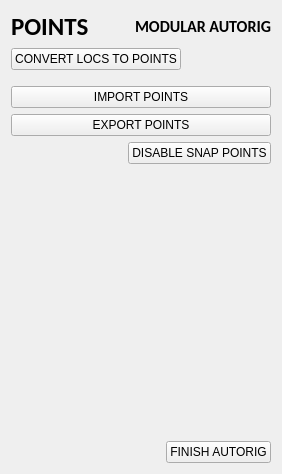
      <widget class="QWidget" name="points">
       <attribute name="title">
        <string>Points</string>
       </attribute>
       <layout class="QVBoxLayout" name="verticalLayout_6">
        <item>
         <layout class="QHBoxLayout" name="horizontalLayout_99">
          <item>
           <widget class="QLabel" name="label_67">
            <property name="font">
             <font>
              <family>Calibri</family>
              <pointsize>19</pointsize>
              <weight>75</weight>
              <bold>true</bold>
             </font>
            </property>
            <property name="text">
             <string>POINTS</string>
            </property>
           </widget>
          </item>
          <item>
           <spacer name="horizontalSpacer_111">
            <property name="orientation">
             <enum>Qt::Horizontal</enum>
            </property>
            <property name="sizeHint" stdset="0">
             <size>
              <width>40</width>
              <height>20</height>
             </size>
            </property>
           </spacer>
          </item>
          <item>
           <widget class="QLabel" name="label_69">
            <property name="font">
             <font>
              <family>Calibri</family>
              <pointsize>12</pointsize>
              <weight>75</weight>
              <bold>true</bold>
             </font>
            </property>
            <property name="text">
             <string>MODULAR AUTORIG</string>
            </property>
           </widget>
          </item>
         </layout>
        </item>
        <item>
         <layout class="QVBoxLayout" name="verticalLayout_5">
          <item>
           <layout class="QHBoxLayout" name="horizontalLayout_8">
            <item>
             <widget class="QPushButton" name="pushButtonConvertLocsPoints">
              <property name="text">
               <string>CONVERT LOCS TO POINTS</string>
              </property>
             </widget>
            </item>
            <item>
             <spacer name="horizontalSpacer_8">
              <property name="orientation">
               <enum>Qt::Horizontal</enum>
              </property>
              <property name="sizeHint" stdset="0">
               <size>
                <width>40</width>
                <height>20</height>
               </size>
              </property>
             </spacer>
            </item>
           </layout>
          </item>
          <item>
           <spacer name="verticalSpacer_4">
            <property name="orientation">
             <enum>Qt::Vertical</enum>
            </property>
            <property name="sizeType">
             <enum>QSizePolicy::Fixed</enum>
            </property>
            <property name="sizeHint" stdset="0">
             <size>
              <width>20</width>
              <height>10</height>
             </size>
            </property>
           </spacer>
          </item>
          <item>
           <widget class="QPushButton" name="pushButtonImportPoints">
            <property name="text">
             <string>IMPORT POINTS</string>
            </property>
           </widget>
          </item>
          <item>
           <widget class="QPushButton" name="pushButtonExportPoints">
            <property name="text">
             <string>EXPORT POINTS</string>
            </property>
           </widget>
          </item>
         </layout>
        </item>
        <item>
         <layout class="QHBoxLayout" name="horizontalLayout_10">
          <item>
           <spacer name="horizontalSpacer_10">
            <property name="orientation">
             <enum>Qt::Horizontal</enum>
            </property>
            <property name="sizeHint" stdset="0">
             <size>
              <width>40</width>
              <height>20</height>
             </size>
            </property>
           </spacer>
          </item>
          <item>
           <widget class="QPushButton" name="pushButtonDisableSnapPoints">
            <property name="text">
             <string>DISABLE SNAP POINTS</string>
            </property>
           </widget>
          </item>
         </layout>
        </item>
        <item>
         <spacer name="verticalSpacer_3">
          <property name="orientation">
           <enum>Qt::Vertical</enum>
          </property>
          <property name="sizeHint" stdset="0">
           <size>
            <width>20</width>
            <height>271</height>
           </size>
          </property>
         </spacer>
        </item>
        <item>
         <layout class="QHBoxLayout" name="horizontalLayout_7">
          <item>
           <spacer name="horizontalSpacer_7">
            <property name="orientation">
             <enum>Qt::Horizontal</enum>
            </property>
            <property name="sizeHint" stdset="0">
             <size>
              <width>40</width>
              <height>20</height>
             </size>
            </property>
           </spacer>
          </item>
          <item>
           <widget class="QPushButton" name="pushButtonFinishPoints">
            <property name="text">
             <string>FINISH AUTORIG</string>
            </property>
           </widget>
          </item>
         </layout>
        </item>
       </layout>
       <zorder>verticalSpacer_3</zorder>
      </widget>
